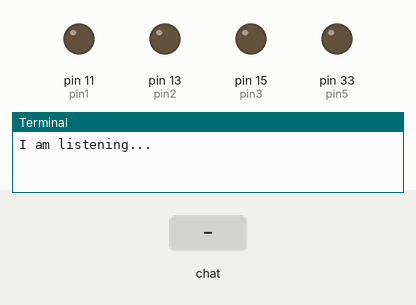
Recording of a program running on a simulated Raspberry Pi (header pin numbers). On the bench: output pins drawn as LEDs (lit = HIGH), the last lines printed to the terminal. The inputs (shaded band) are chosen by the test bench.

Above: at 1.2 s.
1.3 s: chat message "Onl" arrives
At 1.9 s:
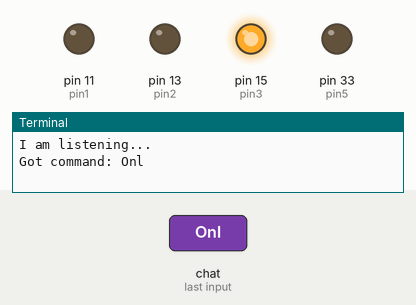
2.8 s: chat message "Onfan" arrives
At 4.0 s:
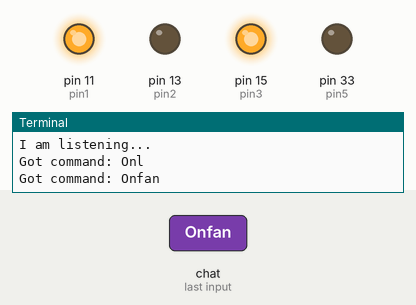
4.3 s: chat message "Offl" arrives
At 5.4 s:
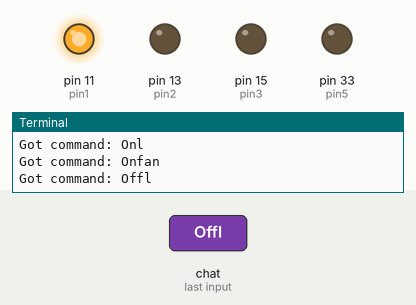
Timing chart, 0 to 7.3 s (numbered marks = the images above; inputs shaded):
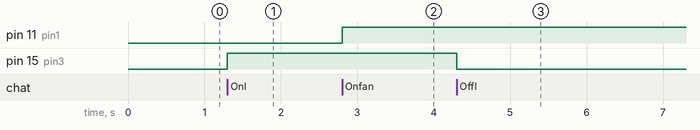

The program:

main.py
```python
import sys
import time
import random
import datetime
import telepot
import RPi.GPIO as GPIO

#LED
def Onl(pin):
        GPIO.output(pin3,GPIO.HIGH)
        return
def Offl(pin):
        GPIO.output(pin3,GPIO.LOW)
        return
#FAN
def Onfan(pin):
        GPIO.output(pin1,GPIO.HIGH) #in2
        GPIO.output(pin2,GPIO.LOW)   #IN1
        return
def Offfan(pin):
        GPIO.output(pin1,GPIO.LOW)
        return

# to use Raspberry Pi board pin numbers
GPIO.setmode(GPIO.BOARD)
# set up GPIO output channel
pin1 = 11
pin2 = 13
pin3 = 15
pin4 = 29
pin5 = 33
GPIO.setup(pin1, GPIO.OUT)
GPIO.setup(pin2, GPIO.OUT)
GPIO.setup(pin3, GPIO.OUT)
GPIO.setup(pin4, GPIO.IN)
GPIO.setup(pin5, GPIO.OUT)


def handle(msg):
    chat_id = msg['chat']['id']
    command = msg['text']

    print 'Got command: %s' % command

    if command == 'Onl':
       bot.sendMessage(chat_id, Onl(pin3),'')
    elif command == 'Offl':
       bot.sendMessage(chat_id, Offl(pin3),'')
    elif command == 'Onfan':
       bot.sendMessage(chat_id, Onfan(pin1),'')
       bot.sendMessage(chat_id, Onfan(pin2),'')
    elif command == 'Offfan':
       bot.sendMessage(chat_id, Offfan(pin1),'')
       bot.sendMessage(chat_id, Offfan(pin2),'')
    elif command == 'checkmoist':
       bot.sendMessage(chat_id, checkmoist(pin4),'')
    else:
        bot.sendMessage(chat_id,'busy! check later')
        print 'Enter valid command'

def checkmoist(pin):
  while (True):
    if GPIO.input(pin4):
       print("need to Water The Garden")
       GPIO.output(pin5, GPIO.HIGH)
       return
    else:
       print("no need to  water the garden")
       GPIO.output(pin5, GPIO.LOW)
       return


bot = telepot.Bot('insert key here')
bot.message_loop(handle)
print 'I am listening...'
while 1:
     time.sleep(1)
```

Measured:
- after the input at 1.3 s, pin 15 (pin3): LOW → HIGH at once
- after the input at 2.8 s, pin 11 (pin1): LOW → HIGH at once
- after the input at 4.3 s, pin 15 (pin3): HIGH → LOW at once
